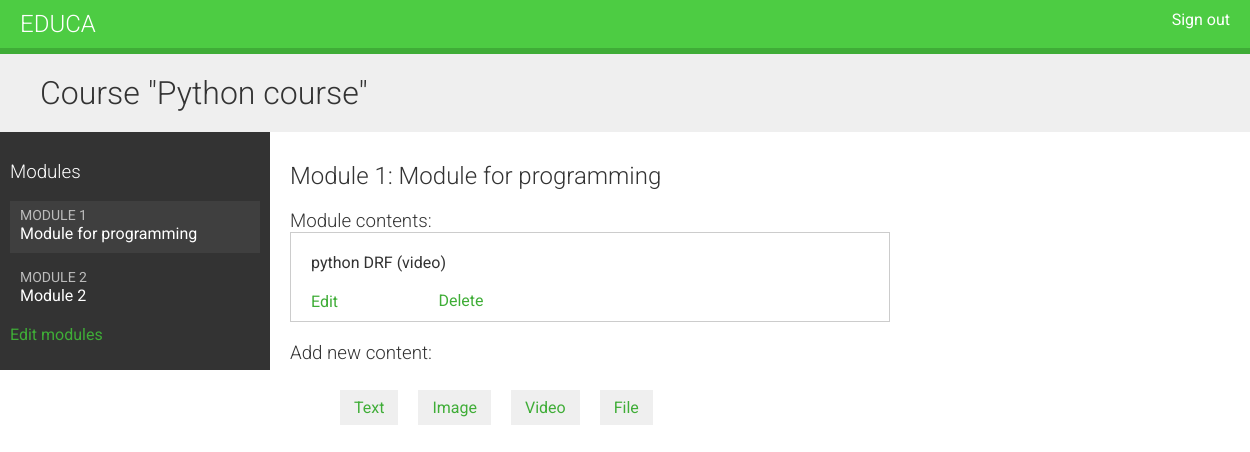
The page /course/module/1/ (signed in) on the database its author committed.
### courses/models.py (models this page shows, shortened)
class Course(models.Model):
    owner = models.ForeignKey(User,
                              related_name='courses_created',
                              on_delete=models.CASCADE)
    subject = models.ForeignKey(Subject,
                                related_name='courses',             # always pay attention
                                on_delete=models.CASCADE)
    title = models.CharField(max_length=255)
    slug = models.SlugField(max_length=255, unique=True)
    overview = models.TextField()
    created = models.DateTimeField(auto_now_add=True)
    students = models.ManyToManyField(User,
                                      related_name='courses_joined',
                                      blank=True)
    class Meta:
        ordering = ['-created']

class Module(models.Model):
    course = models.ForeignKey(Course,
                               related_name='modules',
                               on_delete=models.CASCADE)
    title = models.CharField(max_length=255)
    description = models.TextField(blank=True)
    order = OrderField(blank=True, for_fields=['course'])
    class Meta:
        ordering = ['order']

class Content(models.Model):
    module = models.ForeignKey(Module,
                               related_name='contents',
                               on_delete=models.CASCADE,
                               )
    content_type = models.ForeignKey(ContentType,
                                     on_delete=models.CASCADE,
                                     limit_choices_to={'model__in': (
                                         'text',
                                         'video',
                                         'image',
                                         'file'
                                     )})
    object_id = models.PositiveIntegerField()
    item = GenericForeignKey('content_type', 'object_id')
    order = OrderField(blank=True, for_fields=['module'])
    class Meta:
        ordering = ['order']

class ItemBase(models.Model):
    owner = models.ForeignKey(User,
                              related_name='%(class)s_related',
                              on_delete=models.CASCADE)
    title = models.CharField(max_length=250)
    created = models.DateTimeField(auto_now_add=True)
    updated = models.DateTimeField(auto_now=True)
    class Meta:
        abstract = True
    def __str__(self):
        return self.title

class Video(ItemBase):
    url = models.URLField()

### courses/views.py (the view)
class ModuleContentListView(TemplateResponseMixin, View):
    template_name = 'courses/manage/module/content_list.html'
    def get(self, request, module_id):
        module = get_object_or_404(Module,
                                   id=module_id,
                                   course__owner=request.user)
        return self.render_to_response({'module': module})

### courses/templatetags/course.py (called while the page is built)
@register.filter
def model_name(obj):
    try:
        return obj._meta.model_name
    except AttributeError:
        return None

### courses/templates/courses/manage/module/content_list.html (shortened to what this page needs)
{% extends "base.html" %}
{% load course %}
{% block content %}
  {% with course=module.course %}
    <h1>Course "{{ course.title }}"</h1>
    <div class="contents">
      <h3>Modules</h3>
      <ul id="modules">
        {% for m in course.modules.all %}
          <li data-id="{{ m.id }}" {% if m == module %}
           class="selected"{% endif %}>
            <a href="{% url "module_content_list" m.id %}">
              <span>
                Module <span class="order">{{ m.order|add:1 }}</span>
              </span>
              <br>
              {{ m.title }}
            </a>
          </li>
        {% empty %}
          <li>No modules yet.</li>
        {% endfor %}
      </ul>
      <p><a href="{% url "course_module_update" course.id %}">
      Edit modules</a></p>
    </div>
    <div class="module">
      <h2>Module {{ module.order|add:1 }}: {{ module.title }}</h2>
      <h3>Module contents:</h3>
      <div id="module-contents">
        {% for content in module.contents.all %}
          <div data-id="{{ content.id }}">
            {% with item=content.item %}
              <p>{{ item }} ({{ item|model_name }})</p>
              <a href="{% url "module_content_update" module.id item|model_name item.id %}">
                Edit
              </a>
              <form action="{% url "module_content_delete" content.id %}" method="post">
                <input type="submit" value="Delete">
              </form>
            {% endwith %}
          </div>
        {% empty %}
          <p>This module has no contents yet.</p>
        {% endfor %}
      </div>
      <h3>Add new content:</h3>
      <ul class="content-types">
        <li><a href="{% url "module_content_create" module.id "text" %}">
        Text</a></li>
        <li><a href="{% url "module_content_create" module.id "image" %}">
        Image</a></li>
        <li><a href="{% url "module_content_create" module.id "video" %}">
        Video</a></li>
        <li><a href="{% url "module_content_create" module.id "file" %}">
        File</a></li>
      </ul>
    </div>
  {% endwith %}
{% endblock %}

### courses/static/css/base.css (style rules this page uses)
body { margin:0; font-family:'Roboto', sans-serif; font-weight:400; color:#333; }
a { color:#3fad37; text-decoration:none; }
ul { float:left; }
h1, h2, h3, h4, h5, h6 { font-family:'Roboto', sans-serif; font-weight:300; }
h1 { background:#efefef; width:100%; overflow:auto; padding:20px 0 20px 40px; margin:0; }
.module { padding:10px 20px; float:left; width:600px; }
.module h3 { margin:20px 0 0; padding:0; width:100%; }
.module p { margin:10px 0 20px; width:100%; float:left; }
.contents { width:20%; padding:10px; float:left; background:#333; color: #fff; font-family:'Roboto', sans-serif; }
.contents ul { list-style:none; margin:0; padding:0; width:100%; }
.contents ul li { margin:0 0 10px 0; padding:4px 10px 10px; overflow:auto; cursor:move; }
.contents ul li.selected { background:#3f3f3f; }
.contents ul span { text-transform:uppercase; color:#bbb; font-size:14px; }
.contents ul a { display:block; color:#fff; text-decoration:none; }
ul.content-types li { list-style:none; float:left; margin:10px; background:#efefef; padding:8px 14px; }
input, select, textarea { border:1px solid #ccc; border-bottom:3px solid #ccc; padding:8px 12px; font-size:16px; font-family:'Roboto', sans-serif; float:left; clear:both; width:300px; }
input[type=submit], a.button { border-radius:5px; background:#4dcc43; color:#fff; font-size:16px; text-transform:uppercase; border:none; padding:10px 20px; margin:20px 0; }
#module-contents div { padding:10px 20px; border:1px solid #ccc; background:#fff }
#module-contents form { margin:0; padding:0; }
#module-contents input[type=submit] { color:#3fad37; background:none; margin:-20px 0 0; padding:0; float:left; text-transform:none; }

### rows shown on the page
Course: title "Python course"
Module: order|add "1", title "Module for programming"
Module: order|add "2", title "Module 2"
Content: item "python DRF", item|model_name "video"
